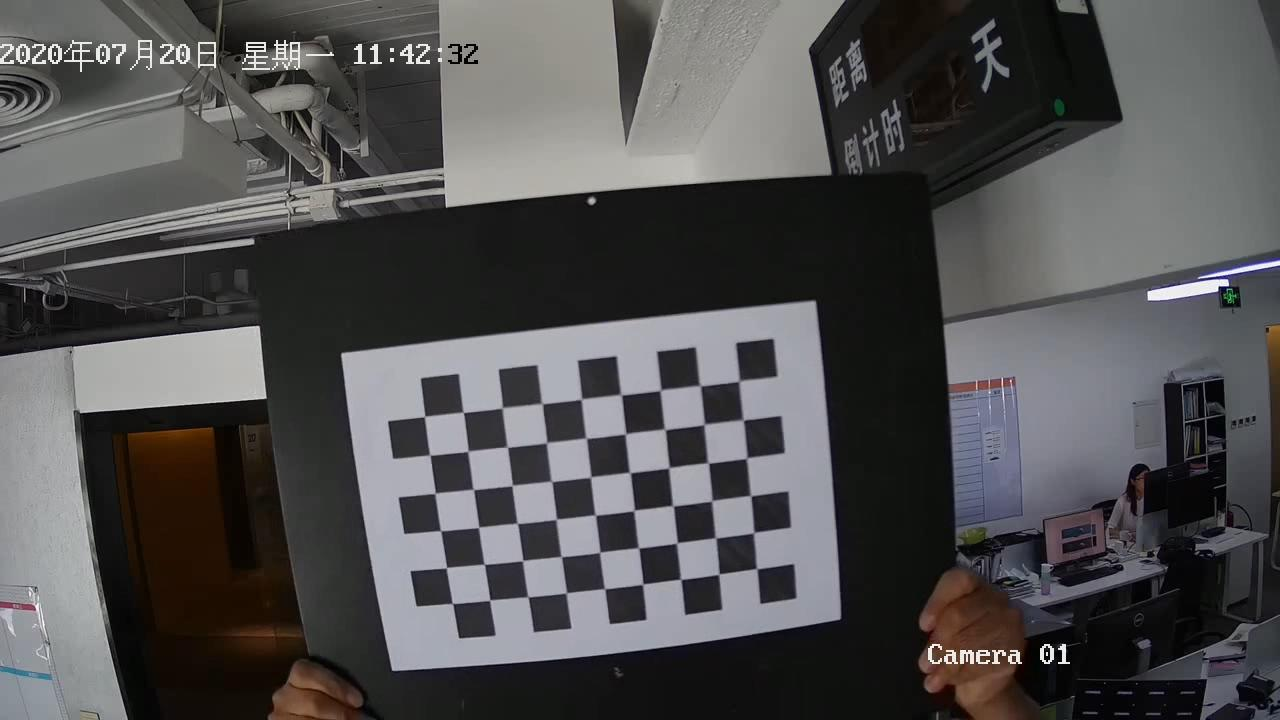
//> input picture 011_camera_calibration_tool/self/callibration35_20200720114736.JPG, 1280 x 720 px
$ ./04_img_merge ../011_camera_calibration_tool/self/callibration35_20200720114736.JPG ../011_camera_calibration_tool/self/callibration35_20200720114750.JPG   (built with g++ and OpenCV 4, older OpenCV classes emulated)
//> lines starting //> are read from the running program, lines starting //| are printed output that depends on the picture
//https://blog.csdn.net/fu_shuwu/article/details/77408283
#include "stdafx.h"
#include "opencv2/highgui/highgui.hpp"
#include "opencv2/calib3d/calib3d.hpp"
#include "opencv2/imgproc/imgproc.hpp"
#include "opencv2/features2d/features2d.hpp"
#include "opencv2/xfeatures2d/nonfree.hpp"
using namespace cv;
using namespace std;


//计算原始图像点位在经过矩阵变换后在目标图像上对应位置
Point2f getTransformPoint(const Point2f originalPoint, const Mat &transformMaxtri);


int main(int argc, char *argv[])
{
Mat image01, image02;
if (argc < 2)
{
image01 = imread("d:\\left.jpg");
image02 = imread("d:\\right.jpg");
}
else
{
image01 = imread(argv[1]);
//> image01 is the input picture: 720 rows x 1280 cols, CV_8UC3; mean B, G, R 81.5, 80.8, 81.7
image02 = imread(argv[2]);
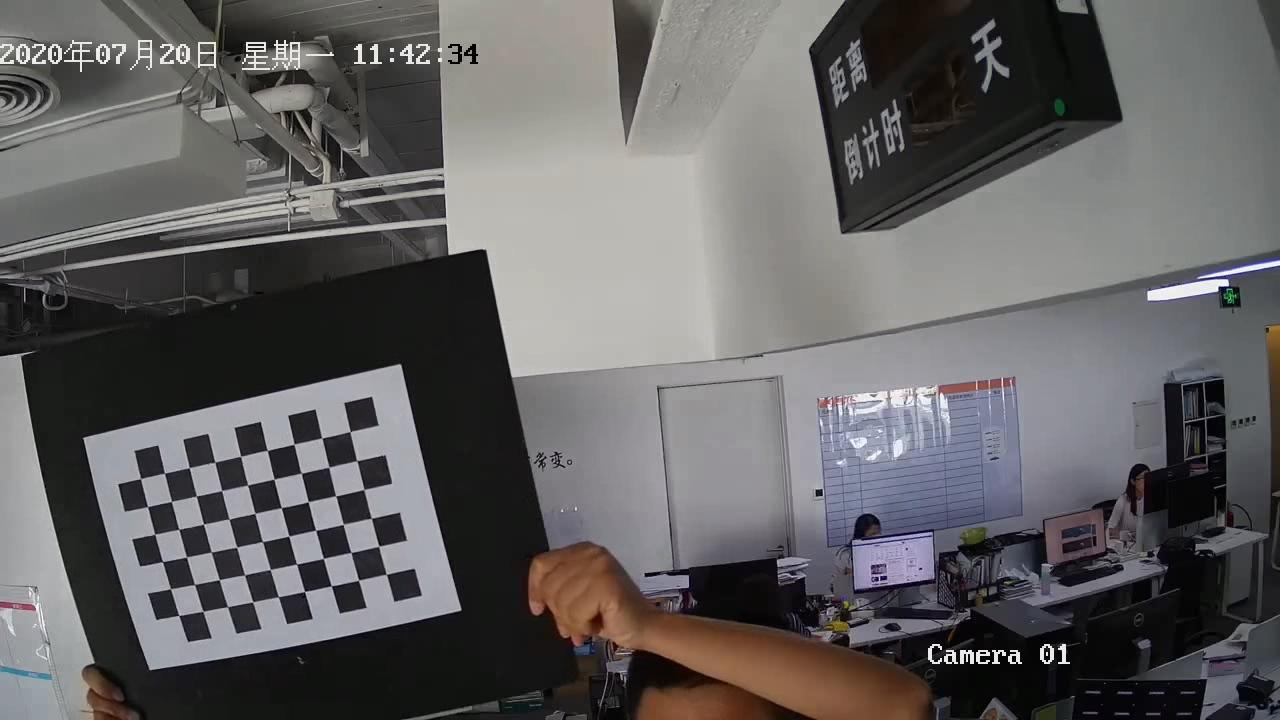
//> input picture 011_camera_calibration_tool/self/callibration35_20200720114750.JPG, 1280 x 720 px
//> image02 is the input picture: 720 rows x 1280 cols, CV_8UC3; mean B, G, R 97.7, 97.2, 98.8
}
if (image01.empty() || image02.empty())
{
printf("the loader the picture failed");
waitKey();
return 0;//图像没有全部读取成功
}
imshow("拼接图像1", image01);
imshow("拼接图像2", image02);
double time = getTickCount();
//灰度图转换
Mat image1, image2;
cvtColor(image01, image1, CV_RGB2GRAY);
cvtColor(image02, image2, CV_RGB2GRAY);
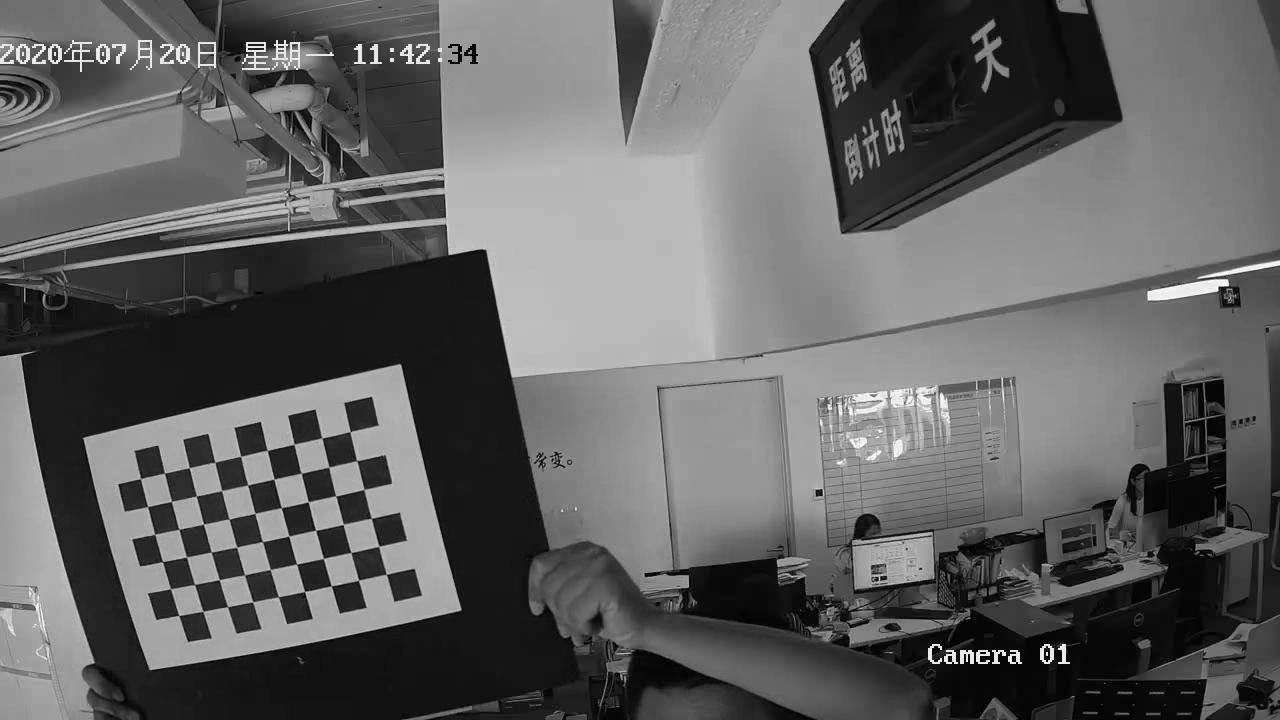
//> image2: 720 rows x 1280 cols, CV_8UC1; min 0, max 255, mean 97.5


//提取特征点
//SiftFeatureDetector siftDetector(800);  // 海塞矩阵阈值
Ptr<FeatureDetector> siftDetector = xfeatures2d::SiftFeatureDetector::create();
vector<KeyPoint> keyPoint1, keyPoint2;
siftDetector->detect(image1, keyPoint1);
//> keyPoint1 = 1957 keypoints; strongest (x, y, size): (1063, 648, 4.9), (1045, 663, 1.9), (1064, 661, 4.2), (264, 43, 2)
siftDetector->detect(image2, keyPoint2);
//> keyPoint2 = 2922 keypoints; strongest (x, y, size): (1004, 654, 2.8), (1014, 659, 3), (950, 659, 3), (988, 654, 2.9)


//特征点描述，为下边的特征点匹配做准备
xfeatures2d::SiftDescriptorExtractor siftDescriptor;
Mat imageDesc1, imageDesc2;
siftDescriptor.compute(image1, keyPoint1, imageDesc1);
siftDescriptor.compute(image2, keyPoint2, imageDesc2);


//获得匹配特征点，并提取最优配对
FlannBasedMatcher matcher;
vector<DMatch> matchePoints;
matcher.match(imageDesc1, imageDesc2, matchePoints, Mat());
//> matchePoints = 1957 matches
if (matchePoints.size() < 10)
{
printf("the match point is below 10");
waitKey();
return 0;
}
sort(matchePoints.begin(), matchePoints.end()); //特征点排序，opencv按照匹配点准确度排序
//获取排在前N个的最优匹配特征点
vector<Point2f> imagePoints1, imagePoints2;
for (int i = 0; i<10; i++)
{
imagePoints1.push_back(keyPoint1[matchePoints[i].queryIdx].pt);
imagePoints2.push_back(keyPoint2[matchePoints[i].trainIdx].pt);
}


//获取图像1到图像2的投影映射矩阵，尺寸为3*3
Mat homo = findHomography(imagePoints1, imagePoints2, CV_RANSAC);
//> homo = [[1, -0.00205, 0.109], [0.0001, 0.999, 0.143], [7.07e-07, -1.81e-06, 1]]
Mat adjustMat = (Mat_<double>(3, 3) << 1.0, 0, image01.cols, 0, 1.0, 0, 0, 0, 1.0);//向后偏移image01.cols矩阵
//> adjustMat = [[1, 0, 1280], [0, 1, 0], [0, 0, 1]]
Mat adjustHomo = adjustMat*homo;//矩阵相乘，先偏移
//> adjustHomo = [[1, -0.00436, 1280.1], [0.0001, 0.999, 0.143], [7.07e-07, -1.81e-06, 1]]


//获取最强配对点（就是第一个配对点）在原始图像和矩阵变换后图像上的对应位置，用于图像拼接点的定位
Point2f originalLinkPoint, targetLinkPoint, basedImagePoint;
originalLinkPoint = keyPoint1[matchePoints[0].queryIdx].pt;
//> originalLinkPoint = Point(1063.8, 661.1)
targetLinkPoint = getTransformPoint(originalLinkPoint, adjustHomo);
//> in getTransformPoint, `originelP = (Mat_<double>(3, 1) << originalPoint.x, originalPoint.y, 1..`: originelP = [1063.8, 661.1, 1]
//> in getTransformPoint, `targetP = transformMaxtri*originelP;`: targetP = [2342.7, 660.8, 1]
//> in getTransformPoint, `float x = targetP.at<double>(0, 0) / targetP.at<double>(2, 0);`: x = 2343.8
//> in getTransformPoint, `float y = targetP.at<double>(1, 0) / targetP.at<double>(2, 0);`: y = 661.1
//> targetLinkPoint = Point(2343.8, 661.1)
basedImagePoint = keyPoint2[matchePoints[0].trainIdx].pt;
//> basedImagePoint = Point(1063.8, 661.1)


//图像配准
Mat imageTransform;
//将图片1进行映射到图像2，本来映射后x值为负值，但是把映射矩阵向后偏移image01.cols矩阵
//我们很难判断出拼接后图像的大小尺寸，为了尽可能保留原来的像素，我们尽可能的大一些，对于拼接后的图片可以进一步剪切无效或者不规则的边缘
warpPerspective(image01, imageTransform, adjustMat*homo, Size(image02.cols + image01.cols + 10, image02.rows));


//在最强匹配点的位置处衔接，最强匹配点左侧是图1，右侧是图2，这样直接替换图像衔接不好，光线有突变
//Mat ROIMat = image02(Rect(Point(basedImagePoint.x, 0), Point(image02.cols, image02.rows)));
//ROIMat.copyTo(Mat(imageTransform1, Rect(targetLinkPoint.x, 0, image02.cols - basedImagePoint.x + 1, image02.rows)));


//在最强匹配点左侧的重叠区域进行累加，是衔接稳定过渡，消除突变
Mat image1Overlap, image2Overlap; //图1和图2的重叠部分
image1Overlap = imageTransform(Rect(Point(targetLinkPoint.x - basedImagePoint.x, 0), Point(targetLinkPoint.x, image02.rows)));
image2Overlap = image02(Rect(0, 0, image1Overlap.cols, image1Overlap.rows));
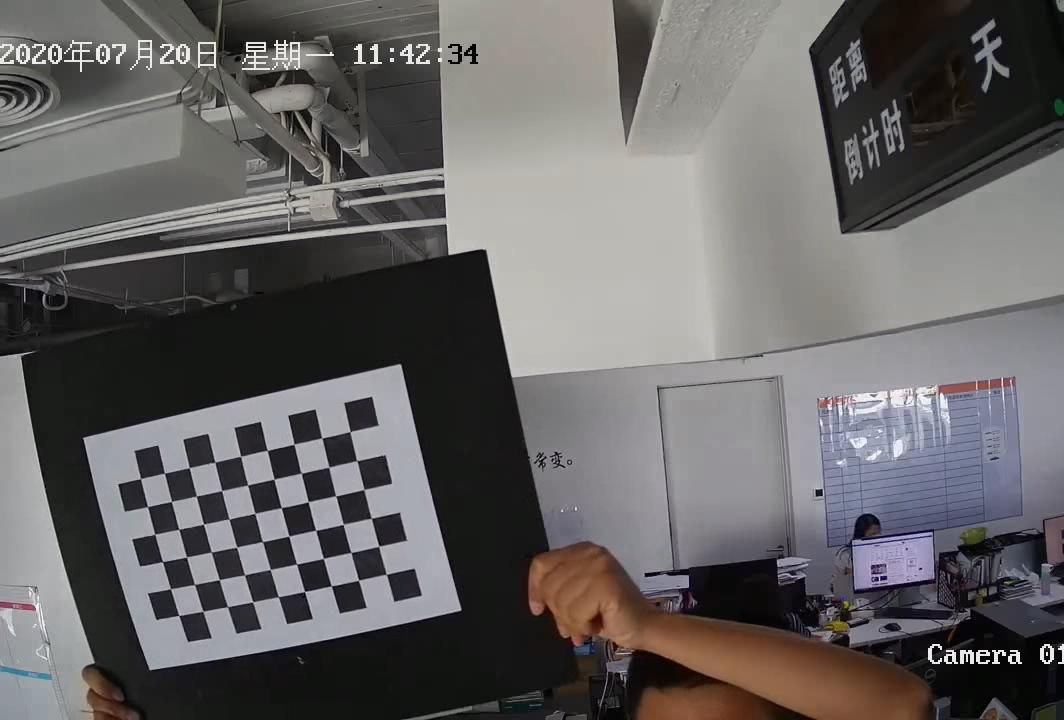
//> image2Overlap: 720 rows x 1064 cols, CV_8UC3; mean B, G, R 99.8, 99.6, 101.8
Mat image1ROICopy = image1Overlap.clone();  //复制一份图1的重叠部分
for (int i = 0; i<image1Overlap.rows; i++)
{
for (int j = 0; j<image1Overlap.cols; j++)
{
double weight;
weight = (double)j / image1Overlap.cols;  //随距离改变而改变的叠加系数
image1Overlap.at<Vec3b>(i, j)[0] = (1 - weight)*image1ROICopy.at<Vec3b>(i, j)[0] + weight*image2Overlap.at<Vec3b>(i, j)[0];
image1Overlap.at<Vec3b>(i, j)[1] = (1 - weight)*image1ROICopy.at<Vec3b>(i, j)[1] + weight*image2Overlap.at<Vec3b>(i, j)[1];
image1Overlap.at<Vec3b>(i, j)[2] = (1 - weight)*image1ROICopy.at<Vec3b>(i, j)[2] + weight*image2Overlap.at<Vec3b>(i, j)[2];
}
}
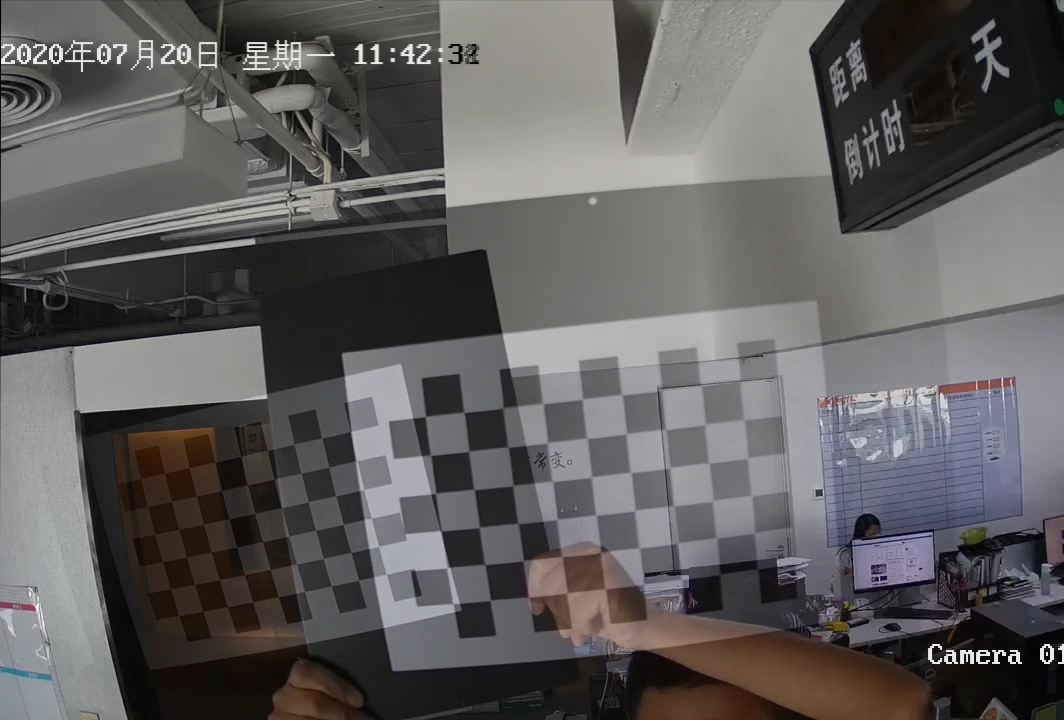
//> image1Overlap: 720 rows x 1064 cols, CV_8UC3; mean B, G, R 93.7, 93.6, 95.8
Mat ROIMat = image02(Rect(Point(image1Overlap.cols, 0), Point(image02.cols, image02.rows)));  //图2中不重合的部分
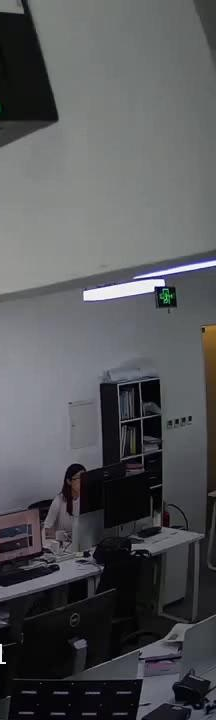
//> ROIMat: 720 rows x 216 cols, CV_8UC3; mean B, G, R 87.6, 85, 84
ROIMat.copyTo(Mat(imageTransform, Rect(targetLinkPoint.x, 0, ROIMat.cols, image02.rows))); //不重合的部分直接衔接上去


time = getTickCount() - time;
time /= getTickFrequency();
printf("match time=%f\n", time);
namedWindow("拼接结果", 0);
imshow("拼接结果", imageTransform);
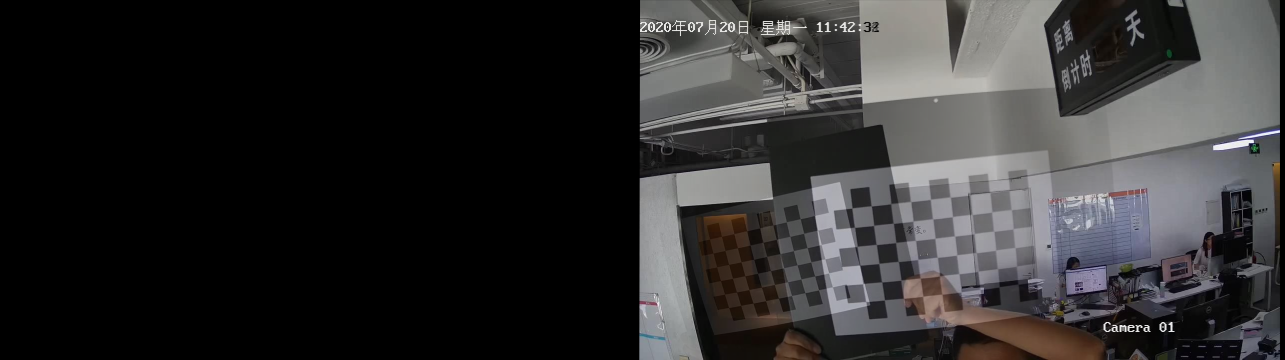
//> window '拼接结果': 720 rows x 2570 cols, CV_8UC3 (shown at 1/2 size); mean B, G, R 46.2, 45.9, 46.7
imwrite("matchResult.jpg", imageTransform);
waitKey();
return 0;
}


//计算原始图像点位在经过矩阵变换后在目标图像上对应位置
Point2f getTransformPoint(const Point2f originalPoint, const Mat &transformMaxtri)
{
Mat originelP, targetP;
originelP = (Mat_<double>(3, 1) << originalPoint.x, originalPoint.y, 1.0);
targetP = transformMaxtri*originelP;
float x = targetP.at<double>(0, 0) / targetP.at<double>(2, 0);
float y = targetP.at<double>(1, 0) / targetP.at<double>(2, 0);
return Point2f(x, y);
}
